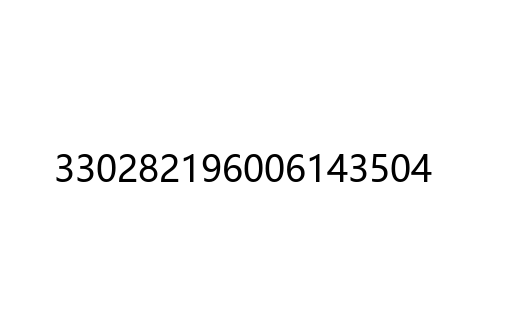
#> input picture PYTHON/MyCode/id_generator/idGen/id_database/1.png, 506 x 319 px, found by its file name
$ python blur.py
#> lines starting #> are read from the running program, lines starting #| are printed output that depends on the picture
#!/usr/bin/env python
# _*_ coding:utf-8 _*_
import cv2 as cv
import numpy as np

def blur_demo(image, i):
  dst = cv.GaussianBlur(image, (9,9), i)
  cv.imshow("blur_demo", dst)
  cv.imwrite("C:\\Users\\80944\\Desktop\\blur\\"+str(i)+".png", dst)


src = cv.imread("C:\\Users\\80944\\Desktop\\get\\1.png")
#> src is the input picture: shape (319, 506, 3); min 0, max 255, mean 249.7
cv.namedWindow("input image", cv.WINDOW_AUTOSIZE)
cv.imshow("input image", src)
for i in range(10):
  blur_demo(src, i+1)
  cv.waitKey(0)
#> this loop made 10 passes
#> pass 1, in blur_demo, `dst = cv.GaussianBlur(image, (9,9), i)`:
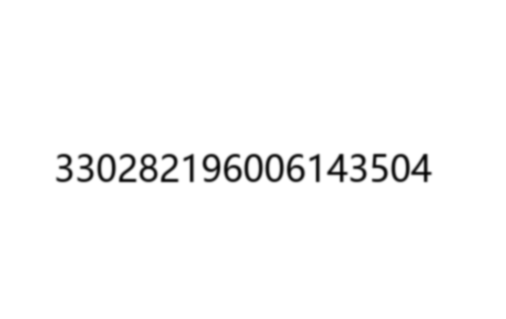
#> dst: shape (319, 506, 3); min 4, max 255, mean 249.7
#> pass 2, in blur_demo (call 2), `dst = cv.GaussianBlur(image, (9,9), i)`:
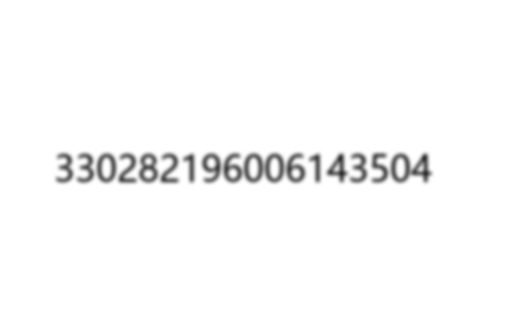
#> dst: shape (319, 506, 3); min 47, max 255, mean 249.7
cv.destroyAllWindows()
